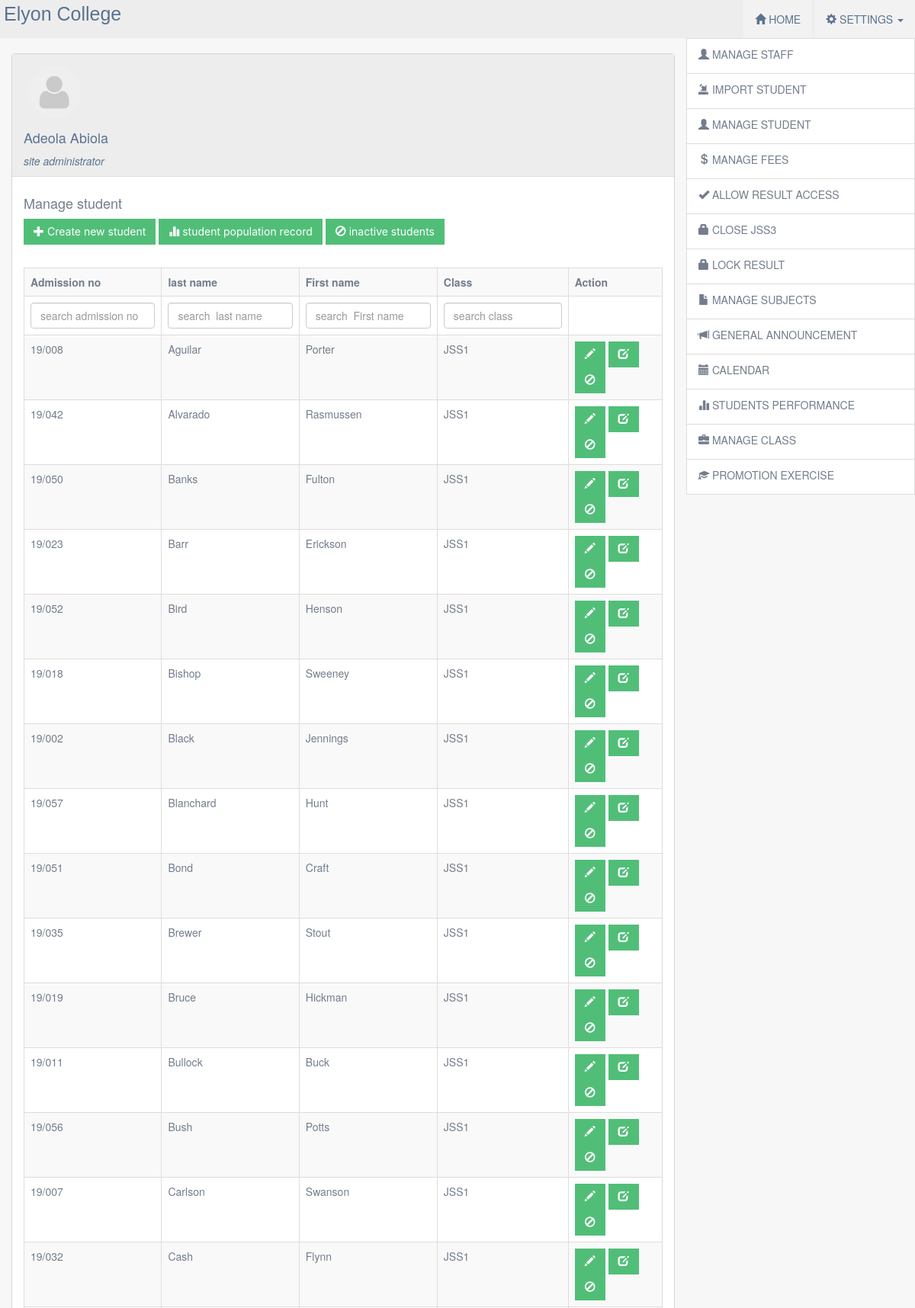
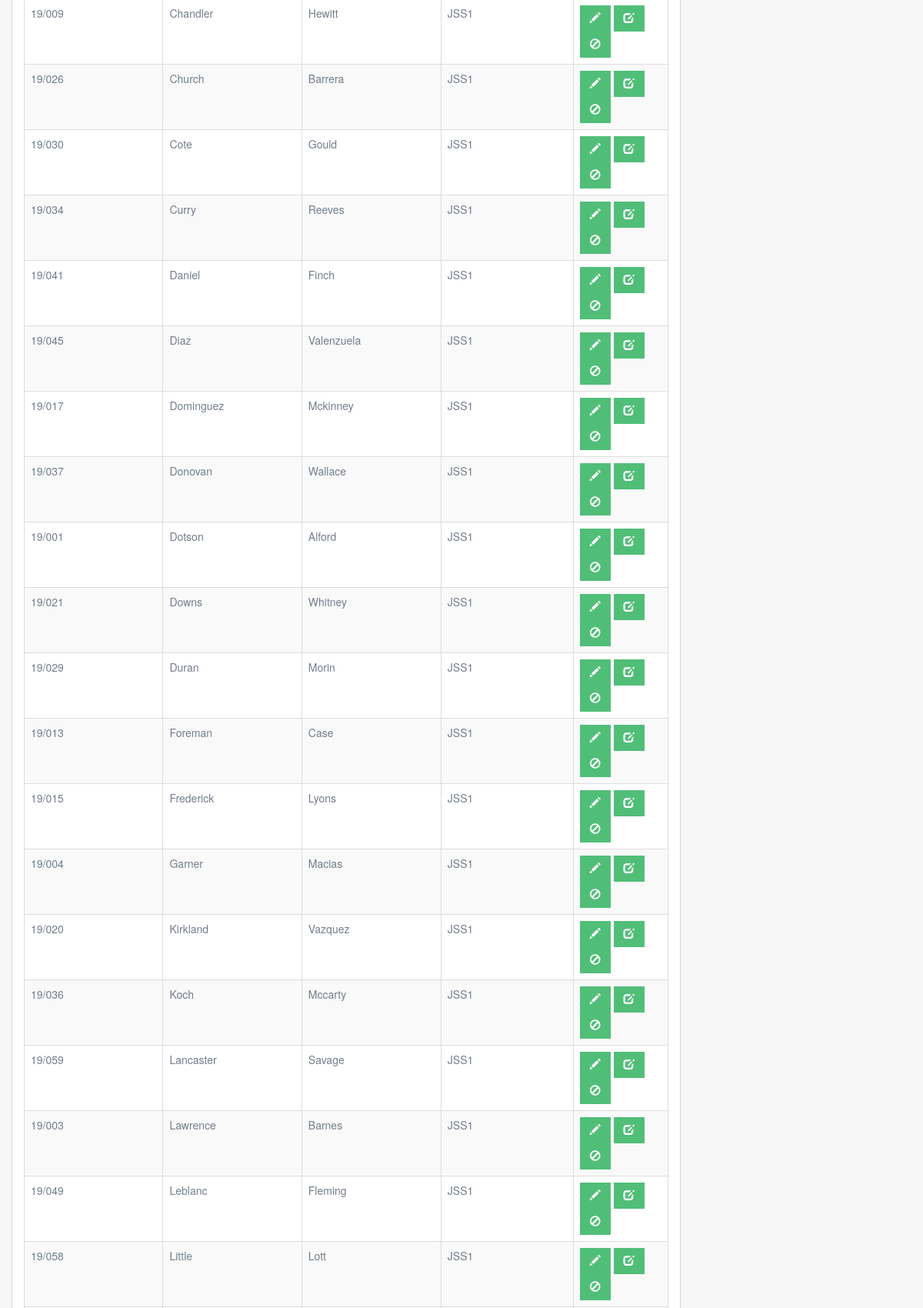
Screenshot of /admin/mstudent.php (signed in, upper part) with the database file from the repository (2 pictures, top to bottom).
### tables this page shows
CREATE TABLE `students` (
  `sn` int(11) NOT NULL,
  `fname` varchar(20) NOT NULL,
  `mname` varchar(20) NOT NULL,
  `lname` varchar(20) NOT NULL,
  `admission_no` varchar(20) NOT NULL,
  `email` varchar(150) NOT NULL,
  `phone` varchar(16) NOT NULL,
  `gender` varchar(7) NOT NULL,
  `class` varchar(50) NOT NULL,
  `arm` varchar(10) NOT NULL,
  `address` text NOT NULL,
  `religion` varchar(15) NOT NULL,
  `lga` varchar(20) NOT NULL,
  `state` varchar(15) NOT NULL,
  `country` varchar(15) NOT NULL,
  `picture` varchar(200) NOT NULL,
  `house` varchar(200) NOT NULL,
  `status` int(11) NOT NULL DEFAULT '0',
  `active` int(11) NOT NULL DEFAULT '1',
  `dates` varchar(10) NOT NULL,
  `parents` varchar(50) NOT NULL,
  `parents_phone1` varchar(16) NOT NULL,
  `parents_phone2` varchar(16) NOT NULL,
  `p_email` varchar(200) NOT NULL,
  `age` int(11) NOT NULL,
  `dob` varchar(10) NOT NULL,
  `username` varchar(200) NOT NULL,
  `date_admitted` varchar(10) NOT NULL,
  `batch` varchar(12) NOT NULL,
  `last_update` varchar(11) NOT NULL,
  `extral` int(11) NOT NULL
);

### admin/mstudent.php (the view, shortened to what this page needs)
	<?php include("header.php") ?>
	<div class="container-fluid">
		<div class="row">
			<div class="col-lg-9">
       <div class="panel panel-default">
        <div class="panel-heading" id="p_heading">
         <?php
         $users = $_SESSION['users'];
         $s1  = mysqli_query($con,"SELECT * FROM admin where username = '$users'");
         $sh1 = mysqli_fetch_array($s1);
         $name1 = $sh1['fname']." ".$sh1['lname'];
         $img = $sh1['picture'];
         $position = $sh1['position'];
         if($img==""){
           $img2 = "passport/default.png";
         }
         else{
           $img2 = $img;
         }
         ?>
         <img src="<?php echo $img2 ?>" id="imgs" class="img-responsive">
         <h4><?php echo $name1 ?></h4>
         <i><?php echo $position ?></i>
       </div>
       <div class="panel-body">
         <h4>Manage student</h4>
         <a href="cstudent.php" class="btn btn-primary"><span class="glyphicon glyphicon-plus"></span> Create new student</a> <a href="student_records.php" class="btn btn-info"><span class="glyphicon glyphicon-stats"></span> student population record</a> <a href="inactive_students.php" class="btn btn-warning"><span class="glyphicon glyphicon-ban-circle"></span> inactive students</a>
       </div>
       <div class="panel-body">
        <div class="table-responsive" id="record">
         <table class="table table-bordered table-striped" >
          <tr>
           <th>Admission no</th>
           <th>last name</th>
           <th>First name</th>
           <th>Class</th>
           <th>Action</th>
         </tr>
         <tr>
          <td><form method="POST"><input type="" name="adno" class="form-control" placeholder="search admission no"></form></td>
          <td><form method="POST"><input type="" name="lname" class="form-control" placeholder="search  last name"></form></td>
          <td><form method="POST"><input type="" name="fname" class="form-control" placeholder="search  First name"></form></td>
          <td><form method="POST"><input type="" name="class" class="form-control" placeholder="search class"></form></td>
          <td></td>
        </tr>
        <?php
        $limit = 50;
        if(!isset($_GET['page'])){
          $page = 1;
        }
        else{
          $page = $_GET['page'];
        }
        $first_page = ($page-1)*$limit;
        if(isset($_POST['adno'])){
          $adno = $_POST['adno'];
          $s2  = mysqli_query($con,"SELECT * FROM students where admission_no = '$adno'  limit ".$first_page.','. $limit. " ");
        }
        elseif (isset($_POST['fname'])) {
          $fname = $_POST['fname'];
          $s2  = mysqli_query($con,"SELECT * FROM students where fname = '$fname'  limit ".$first_page.','. $limit. " ");
        }
        elseif (isset($_POST['lname'])) {
          $lname = $_POST['lname'];
          $s2  = mysqli_query($con,"SELECT * FROM students where lname = '$lname'  limit ".$first_page.','. $limit. " ");
        }
        elseif (isset($_POST['class'])) {
          $class = $_POST['class'];
          $s2  = mysqli_query($con,"SELECT * FROM students where class = '$class'  limit ".$first_page.','. $limit. " ");
        }
        else{
        $s2  = mysqli_query($con,"SELECT * FROM students order by lname asc limit ".$first_page.','. $limit. " ");
      }
        while($sh2 = mysqli_fetch_array($s2)){
          $admission = $sh2['admission_no'];
          $lname = $sh2['lname'];
          $fname= $sh2['fname'];
          $class = $sh2['class'];
          $username = $sh2['username'];
          $active = $sh2['active'];
          if($active == '0'){
            $dis = "none";
          }
          else{
            $dis = "";
          }
          ?>
          <tr>
           <td><?php echo $admission?></td>
           <td><?php echo $lname ?></td>
           <td><?php echo $fname ?></td>
           <td><?php echo $class ?></td>
           <td><a href="edit2.php?is=<?php echo $username ?>" class=" btn btn-default" title="edit student"><span class="glyphicon glyphicon-pencil"></span></a>
            <a href="reset.php?is=<?php echo $username ?>" class=" btn btn-default" title='reset password'><span class="glyphicon glyphicon-edit"></span></a>
            <a href="#" data-toggle="modal" data-target=".bs-example-modal-sms" class=" btn btn-default proceed1" style="display: <?php echo $dis; ?>" title='render student inactive' data="<?php echo $admission ?>"><span class="glyphicon glyphicon-ban-circle"></span></a>
          </td>
        </tr>
       <?php
     }
     ?>
   </table>
</div>
</div>
</div>
</div>
<?php include("linkpanel.php") ?>
</div>
</div>
<?php include("footer.php") ?>

### css/style.css (style rules this page uses)
body { margin: 0px; width: 100%; height: 100%; padding: 0px; outline: none; background: #f7f7f7; color: #5a738e !important; }
.panel { border: 1.2px solid #d4d4d4 !important; }
.panel .panel-heading { background: #ededed !important; color: #5a738e; border-radius: 0px !important; }
.panel .panel-body { background: white !important; color: #737d8c; }
#imgs { border-radius: 40px; height: 80px; width: 80px; }
.btn { background: #51be78 !important; border-color: #51be78; display: inline-block; font-weight: 400; text-align: center; white-space: nowrap; vertical-align: middle; color: #FFF; transition: color 0.15s ease-in-out, background-color 0.15s ease-in-out, border-color 0.15s ease-in-out, box-shadow 0.15s ease-in-out, -webkit-box-shadow 0.15s ease-in-out; font-family: "Muli", -apple-system, BlinkMacSystemFont, "Segoe UI", Roboto, "Helvetica Neue", Arial, sans-serif, "Apple Color Emoji", "Segoe UI Emoji", "Segoe UI Symbol", "Noto Color Emoji"; border-radius: 0px !important; -webkit-transition: 0.7s linear; -o-transition: 0.7s linear; transition: 0.7s linear; }

### rows the page displays
students: admission_no "19/008", lname "Aguilar", fname "Porter", class "JSS1", active 1 (drawn)
students: admission_no "19/042", lname "Alvarado", fname "Rasmussen", class "JSS1", active 1 (drawn)
students: admission_no "19/050", lname "Banks", fname "Fulton", class "JSS1", active 1 (drawn)
students: admission_no "19/023", lname "Barr", fname "Erickson", class "JSS1", active 1 (drawn)
students: admission_no "19/052", lname "Bird", fname "Henson", class "JSS1", active 1 (drawn)
students: admission_no "19/018", lname "Bishop", fname "Sweeney", class "JSS1", active 1 (drawn)
students: admission_no "19/002", lname "Black", fname "Jennings", class "JSS1", active 1 (drawn)
students: admission_no "19/057", lname "Blanchard", fname "Hunt", class "JSS1", active 1 (drawn)
students: admission_no "19/051", lname "Bond", fname "Craft", class "JSS1", active 1 (drawn)
students: admission_no "19/035", lname "Brewer", fname "Stout", class "JSS1", active 1 (drawn)
students: admission_no "19/019", lname "Bruce", fname "Hickman", class "JSS1", active 1 (drawn)
students: admission_no "19/011", lname "Bullock", fname "Buck", class "JSS1", active 1 (drawn)
students: admission_no "19/056", lname "Bush", fname "Potts", class "JSS1", active 1 (drawn)
students: admission_no "19/007", lname "Carlson", fname "Swanson", class "JSS1", active 1 (drawn)
students: admission_no "19/032", lname "Cash", fname "Flynn", class "JSS1", active 1 (drawn)
students: admission_no "19/009", lname "Chandler", fname "Hewitt", class "JSS1", active 1 (drawn)
students: admission_no "19/026", lname "Church", fname "Barrera", class "JSS1", active 1 (drawn)
students: admission_no "19/030", lname "Cote", fname "Gould", class "JSS1", active 1 (drawn)
students: admission_no "19/034", lname "Curry", fname "Reeves", class "JSS1", active 1 (drawn)
students: admission_no "19/041", lname "Daniel", fname "Finch", class "JSS1", active 1 (drawn)
students: admission_no "19/045", lname "Diaz", fname "Valenzuela", class "JSS1", active 1 (drawn)
students: admission_no "19/017", lname "Dominguez", fname "Mckinney", class "JSS1", active 1 (drawn)
students: admission_no "19/037", lname "Donovan", fname "Wallace", class "JSS1", active 1 (drawn)
students: admission_no "19/001", lname "Dotson", fname "Alford", class "JSS1", active 1 (drawn)
students: admission_no "19/021", lname "Downs", fname "Whitney", class "JSS1", active 1 (drawn)
students: admission_no "19/029", lname "Duran", fname "Morin", class "JSS1", active 1 (drawn)
students: admission_no "19/013", lname "Foreman", fname "Case", class "JSS1", active 1 (drawn)
students: admission_no "19/015", lname "Frederick", fname "Lyons", class "JSS1", active 1 (drawn)
students: admission_no "19/004", lname "Garner", fname "Macias", class "JSS1", active 1 (drawn)
students: admission_no "19/020", lname "Kirkland", fname "Vazquez", class "JSS1", active 1 (drawn)
students: admission_no "19/036", lname "Koch", fname "Mccarty", class "JSS1", active 1 (drawn)
students: admission_no "19/059", lname "Lancaster", fname "Savage", class "JSS1", active 1 (drawn)
students: admission_no "19/003", lname "Lawrence", fname "Barnes", class "JSS1", active 1 (drawn)
students: admission_no "19/049", lname "Leblanc", fname "Fleming", class "JSS1", active 1 (drawn)
students: admission_no "19/058", lname "Little", fname "Lott", class "JSS1", active 1 (drawn)

### other values shown
$name1 "Adeola Abiola"
$position "site administrator"
